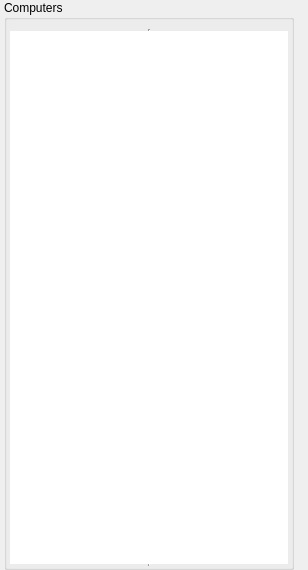
<?xml version="1.0" encoding="UTF-8"?>
<ui version="4.0">
 <class>PCTreeWidget</class>
 <widget class="QWidget" name="PCTreeWidget">
  <property name="geometry">
   <rect>
    <x>0</x>
    <y>0</y>
    <width>308</width>
    <height>570</height>
   </rect>
  </property>
  <property name="minimumSize">
   <size>
    <width>308</width>
    <height>570</height>
   </size>
  </property>
  <property name="maximumSize">
   <size>
    <width>308</width>
    <height>16777215</height>
   </size>
  </property>
  <property name="windowTitle">
   <string>Form</string>
  </property>
  <layout class="QGridLayout" name="gridLayout">
   <property name="leftMargin">
    <number>0</number>
   </property>
   <property name="topMargin">
    <number>0</number>
   </property>
   <property name="rightMargin">
    <number>9</number>
   </property>
   <property name="bottomMargin">
    <number>0</number>
   </property>
   <property name="spacing">
    <number>0</number>
   </property>
   <item row="0" column="0">
    <widget class="QGroupBox" name="computers">
     <property name="sizePolicy">
      <sizepolicy hsizetype="Preferred" vsizetype="Expanding">
       <horstretch>0</horstretch>
       <verstretch>0</verstretch>
      </sizepolicy>
     </property>
     <property name="minimumSize">
      <size>
       <width>290</width>
       <height>570</height>
      </size>
     </property>
     <property name="maximumSize">
      <size>
       <width>290</width>
       <height>16777215</height>
      </size>
     </property>
     <property name="title">
      <string>Computers</string>
     </property>
     <layout class="QGridLayout" name="gridLayout_2">
      <property name="leftMargin">
       <number>1</number>
      </property>
      <property name="rightMargin">
       <number>1</number>
      </property>
      <property name="bottomMargin">
       <number>1</number>
      </property>
      <item row="0" column="0" colspan="2">
       <widget class="QTreeWidget" name="tree">
        <property name="minimumSize">
         <size>
          <width>280</width>
          <height>485</height>
         </size>
        </property>
        <property name="maximumSize">
         <size>
          <width>290</width>
          <height>16777215</height>
         </size>
        </property>
        <property name="mouseTracking">
         <bool>true</bool>
        </property>
        <property name="contextMenuPolicy">
         <enum>Qt::DefaultContextMenu</enum>
        </property>
        <property name="frameShape">
         <enum>QFrame::VLine</enum>
        </property>
        <property name="lineWidth">
         <number>1</number>
        </property>
        <property name="midLineWidth">
         <number>0</number>
        </property>
        <property name="dragEnabled">
         <bool>true</bool>
        </property>
        <property name="dragDropMode">
         <enum>QAbstractItemView::DragDrop</enum>
        </property>
        <property name="defaultDropAction">
         <enum>Qt::MoveAction</enum>
        </property>
        <property name="alternatingRowColors">
         <bool>false</bool>
        </property>
        <property name="selectionMode">
         <enum>QAbstractItemView::ContiguousSelection</enum>
        </property>
        <property name="selectionBehavior">
         <enum>QAbstractItemView::SelectRows</enum>
        </property>
        <property name="indentation">
         <number>20</number>
        </property>
        <property name="uniformRowHeights">
         <bool>true</bool>
        </property>
        <property name="sortingEnabled">
         <bool>true</bool>
        </property>
        <property name="allColumnsShowFocus">
         <bool>true</bool>
        </property>
        <property name="wordWrap">
         <bool>true</bool>
        </property>
        <property name="headerHidden">
         <bool>true</bool>
        </property>
        <attribute name="headerVisible">
         <bool>false</bool>
        </attribute>
        <attribute name="headerCascadingSectionResizes">
         <bool>false</bool>
        </attribute>
        <attribute name="headerDefaultSectionSize">
         <number>270</number>
        </attribute>
        <attribute name="headerMinimumSectionSize">
         <number>20</number>
        </attribute>
        <attribute name="headerShowSortIndicator" stdset="0">
         <bool>true</bool>
        </attribute>
        <attribute name="headerStretchLastSection">
         <bool>false</bool>
        </attribute>
        <column>
         <property name="text">
          <string>Computers</string>
         </property>
        </column>
       </widget>
      </item>
     </layout>
    </widget>
   </item>
  </layout>
 </widget>
 <resources/>
 <connections/>
</ui>
